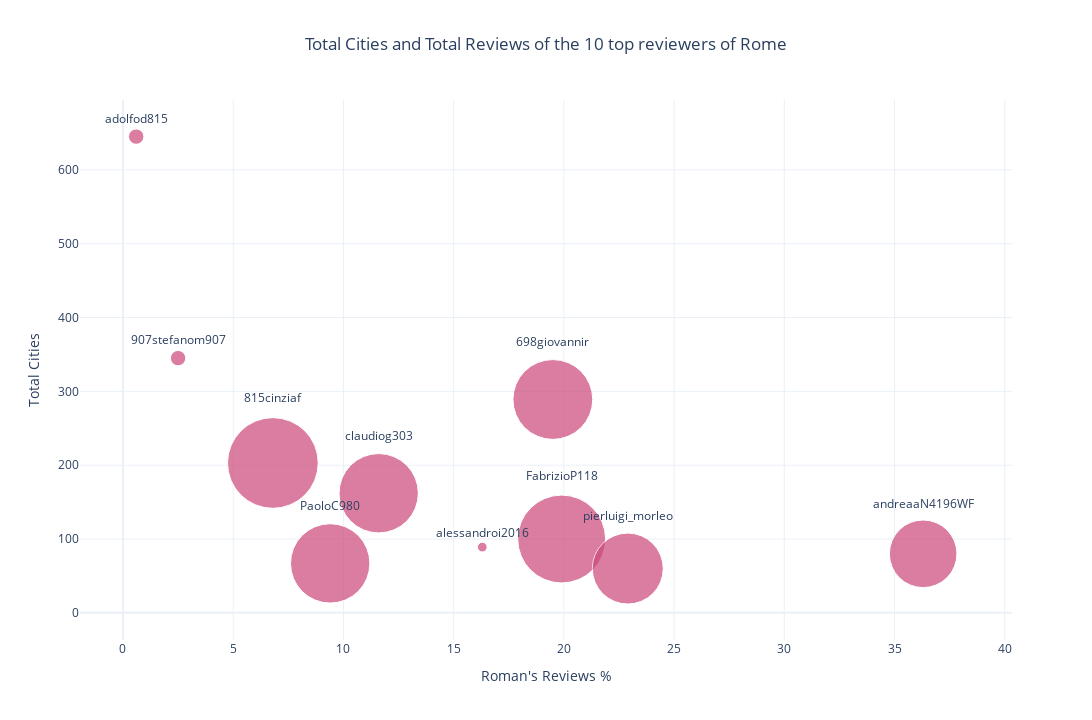

The notebook cell this image was saved under:
### Code cell
df = pd.read_csv("top_reviewers.csv", encoding='utf-8', index_col=0)

fig = go.Figure(data=go.Scatter(x=df['percentuale_recensioni_romane'], y=df['total_cities'],
                                mode='markers+text', marker=dict(size=np.log(df['total_helpful'].astype('int32'))*14,
                                                                 color=df['reviewer_level']),
                                text=df['reviewer_name'], textposition='top center', textfont=dict(size=12),
                                customdata=df[['home','total_helpful','percentuale_recensioni_romane','total_reviews']],
                                hovertemplate='%{text} from <b>%{customdata[0]}</b><br>helpful reviews: <b>%{customdata[1]}</b><br>cities reviewed: <b>%{y:,}</b><br>Roman\'s Reviews: <b>%{customdata[2]}%</b><br>Total reviews: <b>%{customdata[3]}</b>'))
                                #,hover_data={'home':df['home']}))
fig.update_layout(title='Total Cities and Total Reviews of the 10 top reviewers of Rome', template='plotly_white',
                  title_x=0.5, autosize=False, width=1280, height=720)
fig['layout']['xaxis']['title'] = 'Roman\'s Reviews %'
fig['layout']['yaxis']['title'] = 'Total Cities'
fig.show()
fig.write_html("top_roman_reviewers.html")

### Figure 1 — Plotly figure (JSON) as saved in the notebook; plotly's stock layout.template omitted (floating-point values rounded to 4 significant figures)
{"data": [{"customdata": [["Roma", 299, 19.5, 626], ["Roma", 125, 36.3, 311], ["Milano", 650, 6.8, 1563], ["Roma", 533, 19.9, 517], ["Roma", 2, 16.3, 551], ["Roma", 3, 0.6, 11873], ["Rome", 290, 9.4, 662], ["Roma", 3, 2.5, 2468], ["Roma", 159, 22.9, 253], ["Roma", 289, 11.6, 498]], "hovertemplate": "%{text} from <b>%{customdata[0]}</b><br>helpful reviews: <b>%{customdata[1]}</b><br>cities reviewed: <b>%{y:,}</b><br>Roman's Reviews: <b>%{customdata[2]}%</b><br>Total reviews: <b>%{customdata[3]}</b>", "marker": {"color": [6, 6, 6, 6, 6, 6, 6, 6, 6, 6], "size": [79.81, 67.6, 90.68, 87.9, 9.704, 15.38, 79.38, 15.38, 70.96, 79.33]}, "mode": "markers+text", "text": ["698giovannir", "andreaaN4196WF", "815cinziaf", "FabrizioP118", "alessandroi2016", "adolfod815", "PaoloC980", "907stefanom907", "pierluigi_morleo", "claudiog303"], "textfont": {"size": 12}, "textposition": "top center", "type": "scatter", "x": [19.5, 36.3, 6.8, 19.9, 16.3, 0.6, 9.4, 2.5, 22.9, 11.6], "y": [289, 80, 203, 100, 89, 645, 67, 345, 60, 162]}], "layout": {"autosize": false, "height": 720, "title": {"text": "Total Cities and Total Reviews of the 10 top reviewers of Rome", "x": 0.5}, "width": 1280, "xaxis": {"title": {"text": "Roman's Reviews %"}}, "yaxis": {"title": {"text": "Total Cities"}}}}
